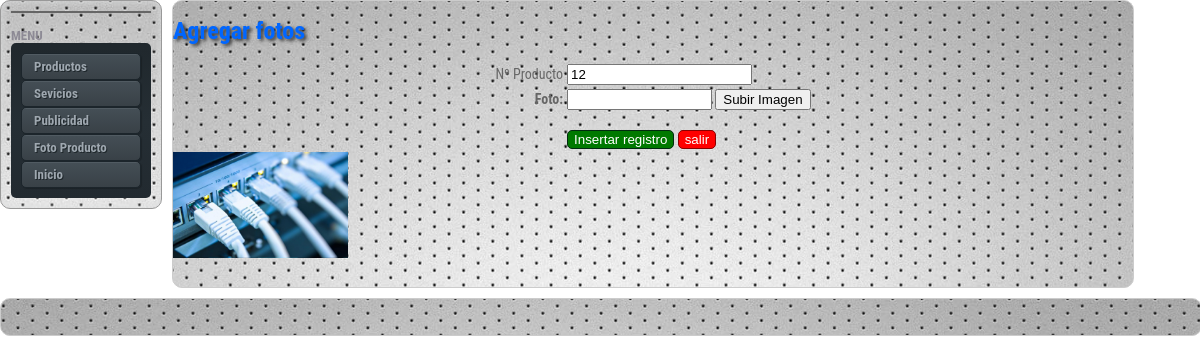
Page /admin/add_fotos-servicios.php on the committed database.
### tables this page shows
CREATE TABLE `servicios` (
  `idServicios` int(11) NOT NULL AUTO_INCREMENT,
  `Titulo` varchar(50) DEFAULT NULL,
  `DescripcionCorta` varchar(320) DEFAULT NULL,
  `Descripcion` text,
  `Activo` int(11) DEFAULT NULL,
  `FotoPerfil` varchar(100) DEFAULT NULL,
  PRIMARY KEY (`idServicios`)
);

CREATE TABLE `fotosser` (
  `IdFoto` int(11) NOT NULL AUTO_INCREMENT,
  `idServicios` int(11) NOT NULL,
  `Foto` varchar(100) NOT NULL,
  `FotoPerfil` int(11) DEFAULT NULL,
  PRIMARY KEY (`IdFoto`)
);

### admin/add_fotos-servicios.php (the view, shortened to what this page needs)
<?php require_once('../Connections/conexion.php');?>
<?php
$sql="SELECT idServicios FROM servicios ORDER BY idServicios DESC";
$query=mysql_query($sql, $conexion) or die(mysql_error());
$row=mysql_fetch_assoc($query);
$n=  $row["idServicios"];
$query_agregarfoto = "SELECT * FROM fotosser WHERE idServicios='$n'";
$agregarfoto = mysql_query($query_agregarfoto, $conexion) or die(mysql_error());
$row_agregarfoto = mysql_fetch_assoc($agregarfoto);
?>
<?php
$Action = $_SERVER['PHP_SELF'];
if (isset($_SERVER['QUERY_STRING'])) {
  $Action .= "?" . htmlentities($_SERVER['QUERY_STRING']);
}
?>
<!doctype html>
<html>
<head>
<link href="../css/principaladmin.css" rel="stylesheet" type="text/css">
</head>
<body>
<div class="container">
  <div class="sidebar1">
    <ul class="nav">
      <li></li>
    </ul>
    <?php include("../includes/includeadmin.php");
?>
    </div>
  <div class="content">
    <h1>Agregar fotos</h1>
 <form action="<?php echo $Action;?>" method="post" name="form1" onsubmit="return validarForm2(this);" id="form1">
   <table align="center">
   <tr valign="baseline">
<td align="right">Nº Producto</td>
<td align="rigth"><input type="text" id="idServicios" onclick="javascript:validarForm()" name="idServicios" value="<?php echo $row['idServicios']; ?>"> </td>
   </tr>
     <tr valign="baseline">
       <td nowrap="nowrap" align="right"><strong>Foto:</strong></td>
       <td><input type="text" id="Foto" name="Foto" value="" size="15" />
         <input name="button2" type="button" class="botonimagen" id="button2" onclick="javascript:subirimagen('Foto');" value="Subir Imagen"/></td>
     </tr>
     <tr valign="baseline">
       <td nowrap="nowrap" align="right">&nbsp;</td>
       <td><br/>
       <input type="submit" class="botonverde" name="guardar" value="Insertar registro" />
       <input type="button" class="botonrojo" name="dalir" onclick="window.location = 'servicios-lista.php';" value="salir" /></td>
     </tr>
   </table>
 </form>
 <?php
do { ?>
    <div class="fotos1">
    <img src="../images/<?php echo $row_agregarfoto['Foto']; ?>" alt="" width="175" height="106" />
    </div>
<?php } while ($row_agregarfoto=mysql_fetch_assoc($agregarfoto)); ?>
 <p>&nbsp;</p>
 </div>
  <div class="footer">
    <p>&nbsp;</p>
    </div>
  </div>
</body>
</html>

### css/principaladmin.css (style rules this page uses)
body { margin: 0; padding: 0; color: #333; background-repeat: no-repeat; background-position: center center; font-family:'Roboto Condensed', sans-serif; font-size: 14px; line-height: normal; background-color: #FFF; }
ul, ol, dl { padding: 0; margin: 0; }
h3, h4, h5, h6, { margin-top: 0; padding-right: 15px; padding-left: 0px; font-size: 13px; }
p { margin: 0px; padding: 0px; }
h1 { font-size: 24px; color: #06F; border-top-width: 1px; border-right-width: 1px; border-bottom-width: 1px; border-left-width: 1px; border-top-style: none; border-right-style: none; border-bottom-style: none; border-left-style: none; text-shadow: 0.1em 0.1em 0.15em #333; }
.container { width: 100%; background-color: #FFF; margin-top: 0; margin-right: auto; margin-bottom: 0; margin-left: auto; }
.sidebar1 { float: left; background-color: #FFF; border: 1px solid #999999; width: 140px; -moz-border-radius: 10px; -webkit-border-radius: 10px; box-shadow: inset 0 0 8px #dcddde; -moz-box-shadow: inset 0 0 8px #dcddde; -webkit-box-shadow: inset 0 0 8px #dcddde; background-image: url(../images/fondo.jpg); background-repeat: repeat-x; background-position: center top; margin-right: 10px; padding: 10px; font-size: 13px; color: #8D8A95; right: 10px; }
.content { width: 780px; float: left; background-color: #FFF; border: 1px solid #CCCCCC; width: 80%; -moz-border-radius: 10px; -webkit-border-radius: 10px; background-image: url(../images/fondo.jpg); background-repeat: repeat-x; background-position: center top; color: #666; margin: 0px; padding: 0px; clip: rect(auto,100px,auto,auto); }
ul.nav { list-style: none; border-top: 1px solid #666; margin-bottom: 15px; }
ul.nav li { border-bottom: 1px solid #666; }
.footer { position: relative; clear: both; background-color: #FFF; border: 1px solid #CCCCCC; width: 100%; -moz-border-radius: 10px; -webkit-border-radius: 10px; background-image: url(../images/fondo.jpg); background-repeat: repeat-x; background-position: center top; padding-top: 10px; padding-right: 0; padding-bottom: 10px; padding-left: 0; top: 10px; }
.botonverde { border: 1px solid #6D0306; color: #fff; text-align: center; border-radius: 5px; -moz-border-radius: 5px; -webkit-border-radius: 5px; background-color: #007900; border: 1px solid #022B10; }
.botonrojo { border: 1px solid #6D0306; color: #fff; text-align: center; border-radius: 5px; -moz-border-radius: 5px; -webkit-border-radius: 5px; background-color: #FF0000; border: 1px solid #8A0000; }
.fotos1 { float: left; width: 180px; height: 135px; }

### rows in the picture
servicios: idServicios "12"
fotosser: Foto (picture)
